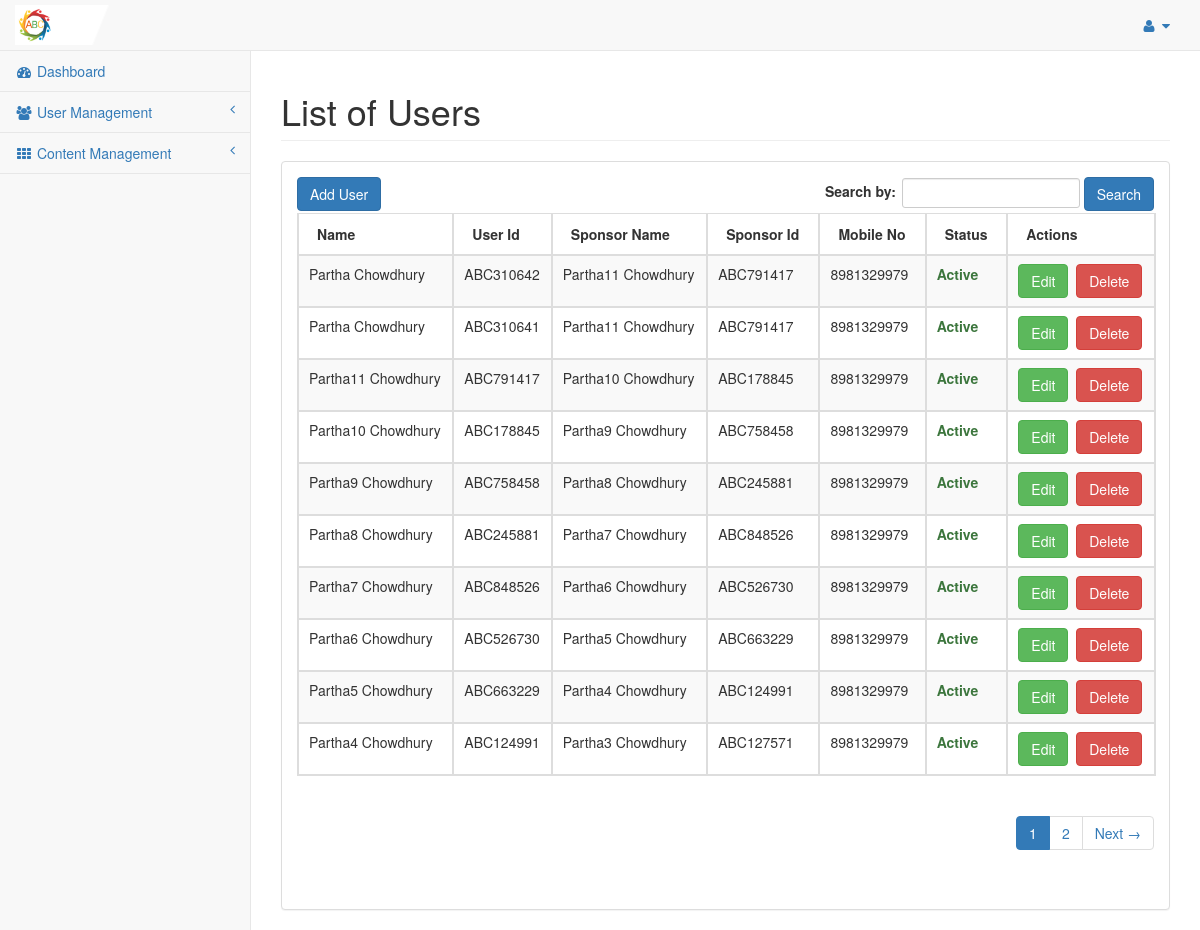
Before: /index.php/admin/user/user_list with the older database file.
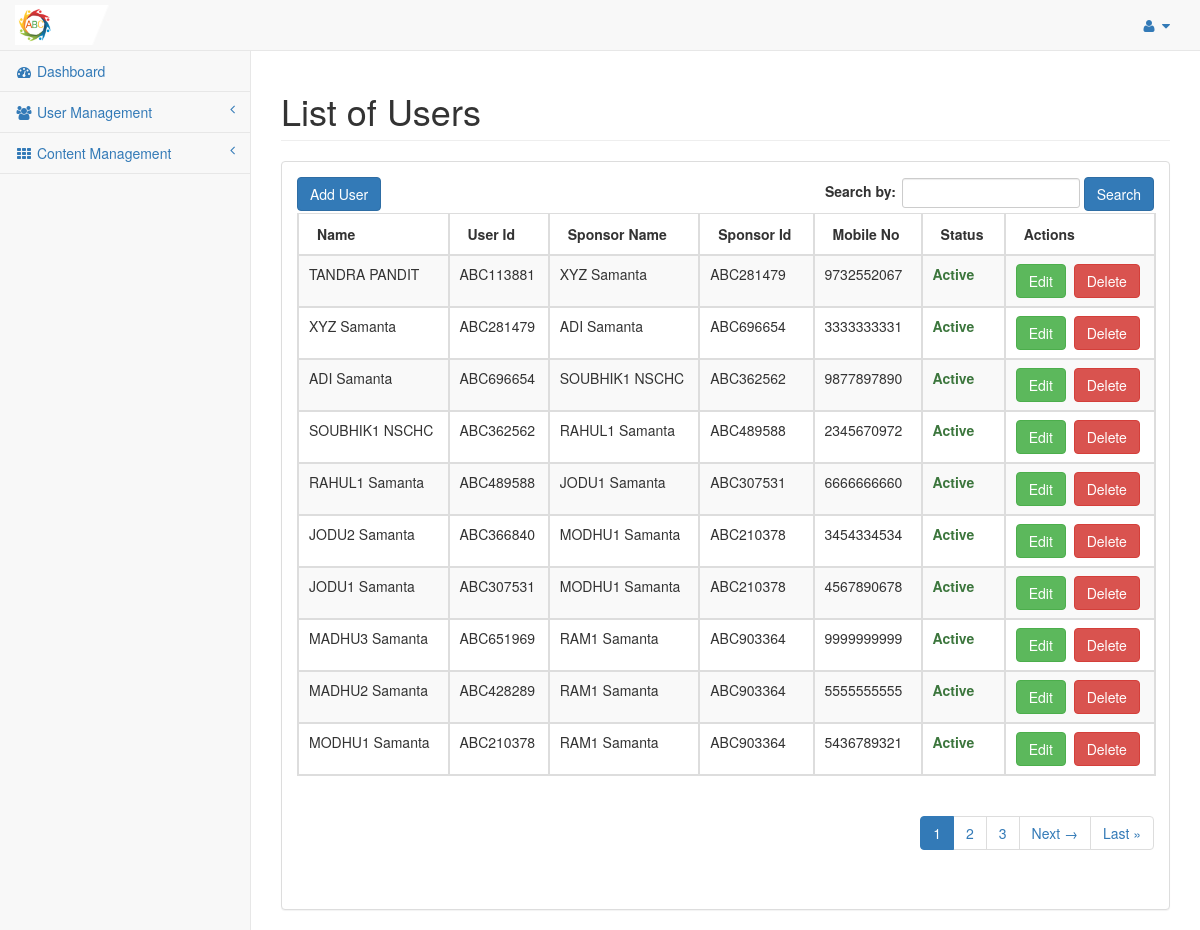
After: the same page with the newer database file.
### tables this page shows
CREATE TABLE `abc_users` (
  `user_id` int(11) NOT NULL,
  `sponsor_id` varchar(255) NOT NULL,
  `first_name` varchar(255) NOT NULL,
  `last_name` varchar(255) NOT NULL,
  `email` varchar(255) NOT NULL,
  `password` varchar(255) NOT NULL,
  `original_password` varchar(255) NOT NULL,
  `mobile_no` varchar(255) NOT NULL,
  `address` text NOT NULL,
  `city` varchar(255) NOT NULL,
  `district` varchar(255) NOT NULL,
  `post_code` varchar(255) NOT NULL,
  `state_id` int(11) NOT NULL,
  `nominee_info` text NOT NULL,
  `nominee_relation` tinytext NOT NULL,
  `about_me` text NOT NULL,
  `pnr1` varchar(255) NOT NULL,
  `pnr2` varchar(255) NOT NULL,
  `pnr3` varchar(255) NOT NULL,
  `parent_id` int(11) NOT NULL,
  `status` enum('Y','N') NOT NULL DEFAULT 'N',
  `last_login` int(11) NOT NULL,
  `approved_on` int(11) NOT NULL,
  `date_added` int(11) NOT NULL,
  `date_modified` int(11) NOT NULL
);

### application/controllers/admin/User.php (called while the page is built, shortened)
<?php
	class User extends CI_Controller {
		public $data = array();
		public function __construct(){
			$this->load->model('userdata');
			$this->data = $this->defaultdata->getBackendDefaultData();
		}
		public function user_list()
		{
			$like = array();
			parse_str($_SERVER['QUERY_STRING'], $like);
			unset($like['page']);
			$search_key = $this->input->get('search_key');
			if(isset($search_key) && $search_key){
				$this->data['search_key'] = $search_key;
			}else{
				$this->data['search_key'] = '';
			}
			$user_data = $this->userdata->grab_user_list(null, $like);
			$config['base_url'] = base_url('admin/user-list');
			$config['total_rows'] = count($user_data);
			$pagination = $this->config->item('pagination');
			$pagination = array_merge($config, $pagination);
			$this->pagination->initialize($pagination);
			$this->data['page'] = ($this->input->get('page')) ? $this->input->get('page') : 0;
			$this->data['pagination'] = $this->pagination->create_links();
			$user_paginated_data = $this->userdata->grab_user_list($this->data['page'], $like);
			$this->data['user_details'] = $user_paginated_data;
			$this->load->view('admin/user_list', $this->data);
		}
	}
?>

### index.php (called while the page is built, shortened)
<?php
require_once BASEPATH.'core/CodeIgniter.php';

### application/models/Userdata.php (called while the page is built, shortened)
<?php
class Userdata extends CI_Model {
	public function grab_user_list($page=null, $like){
		$likes = '';
		if(is_numeric($page)){
			$sql = "SELECT A.user_id AS id, A.first_name AS first_name, A.last_name AS last_name, A.mobile_no, A.sponsor_id AS user_id, A.status, B.first_name AS parent_first_name, B.last_name AS parent_last_name, B.sponsor_id FROM ".TABLE_USER." A, ".TABLE_USER." B WHERE A.parent_id = B.user_id ".$likes." ORDER BY A.user_id DESC LIMIT ".$page.", ".PAGINATION_PER_PAGE;
		}else{
			$sql = "SELECT A.user_id AS id, A.first_name AS first_name, A.last_name AS last_name, A.mobile_no, A.sponsor_id AS user_id, A.status, B.first_name AS parent_first_name, B.last_name AS parent_last_name, B.sponsor_id FROM ".TABLE_USER." A, ".TABLE_USER." B WHERE A.parent_id = B.user_id ".$likes." ORDER BY A.user_id DESC";
		}
		$query = $this->db->query($sql);
		return $query->result();
	}
}

### application/config/config.php (called while the page is built, shortened)
<?php
switch(ENVIRONMENT){
	case "development":
		$config['base_url'] = 'http://localhost/abc_git/';
	break;
}
$config['index_page'] = 'index.php';
$config['uri_protocol']	= 'REQUEST_URI';
$config['url_suffix'] = '';
$config['language']	= 'english';
$config['charset'] = 'UTF-8';
$config['enable_hooks'] = FALSE;
$config['subclass_prefix'] = 'MY_';
$config['composer_autoload'] = FALSE;
$config['permitted_uri_chars'] = 'a-z 0-9~%.:_\-';
$config['enable_query_strings'] = FALSE;
$config['controller_trigger'] = 'c';
$config['function_trigger'] = 'm';
$config['directory_trigger'] = 'd';
$config['allow_get_array'] = TRUE;
$config['log_threshold'] = 4;
$config['log_path'] = '';
$config['log_file_extension'] = '';
$config['log_file_permissions'] = 0644;
$config['log_date_format'] = 'Y-m-d H:i:s';
$config['error_views_path'] = '';
$config['cache_path'] = '';
$config['cache_query_string'] = FALSE;
$config['encryption_key'] = 'E)H@McQfTjWmZq4t7w!z%C*F-JaNdRgUkXp2s5u8x/A?D(G+KbPeShVmYq3t6w9y';
$config['sess_driver'] = 'files';
$config['sess_cookie_name'] = 'ci_session';
$config['sess_expiration'] = 7200;
$config['sess_save_path'] = NULL;
$config['sess_match_ip'] = FALSE;
$config['sess_time_to_update'] = 300;
$config['sess_regenerate_destroy'] = FALSE;
$config['cookie_prefix']	= '';
$config['cookie_domain']	= '';
$config['cookie_path']		= '/';
$config['cookie_secure']	= FALSE;
$config['cookie_httponly'] 	= FALSE;
$config['standardize_newlines'] = FALSE;
$config['global_xss_filtering'] = FALSE;
$config['csrf_protection'] = FALSE;
$config['csrf_token_name'] = 'csrf_test_name';
$config['csrf_cookie_name'] = 'csrf_cookie_name';
$config['csrf_expire'] = 7200;
$config['csrf_regenerate'] = TRUE;
$config['csrf_exclude_uris'] = array();
$config['compress_output'] = FALSE;
$config['time_reference'] = 'local';
$config['rewrite_short_tags'] = FALSE;
$config['proxy_ips'] = '';

### application/views/admin/user_list.php (the view, shortened to what the changed rows need)
<?php echo $head;?>
<div id="wrapper">
	<div id="page-wrapper" style="min-height: 374px;">
    <div class="row">
        <div class="col-lg-12">
            <h1 class="page-header">List of Users</h1>
        </div>
    </div>
    <div class="row">
        <div class="col-lg-12">
            <div class="panel panel-default">
				<div class="panel-body">
					<div id="dataTables-example_wrapper" class="dataTables_wrapper form-inline dt-bootstrap no-footer">
					  <div class="row">
						 <div class="col-sm-12">
							<table width="100%" class="table table-striped table-bordered table-hover dataTable no-footer dtr-inline" id="dataTables-example" role="grid" aria-describedby="dataTables-example_info" style="width: 100%;">
							   <thead>
								  <tr role="row">
									<th>Name</th>
									<th>User Id</th>
									<th>Sponsor Name</th>
									<th>Sponsor Id</th>
									<th>Mobile No</th>
									<th>Status</th>
									<th>Actions</th>
								  </tr>
							   </thead>
							   <tbody>
							    <?php if(!empty($user_details)){ ?>
								<?php foreach($user_details AS $detail) {?>
								  <tr class="gradeA odd" role="row">
									 <td><?php echo $detail->first_name.' '.$detail->last_name;?></td>
									 <td><?php echo $detail->user_id;?></td>
									 <td><?php echo $detail->parent_first_name.' '.$detail->parent_last_name;?></td>
									 <td><?php echo $detail->sponsor_id;?></td>
									 <td><?php echo $detail->mobile_no;?></td>
									 <td class="center"><?php echo ($detail->status == 'Y' ? '<strong class="text-success">Active</strong>' : '<strong class="text-danger">Inactive</strong>');?></td>
									 <td class="center">
										<a href="<?php echo base_url('admin/user-edit/'.$detail->id);?>" class="btn btn-success" title="Edit">Edit</a>&nbsp;
										<?php
											if($detail->status == 'Y'){
										?>
										<a href="javascript:void(0);" onclick="onDeleteConfirm('<?php echo base_url('admin/user/user_delete/'.$detail->id);?>');" class="btn btn-danger" title="Delete">Delete<a>
										<?php
											}
										?>
									</td>
								  </tr>
								  <?php } ?>
								  <?php }else{ ?>
								  <tr class="gradeA odd" role="row"><td colspan="7" style="text-align:center;">No records found</td></tr>
								  <?php } ?>
							   </tbody>
							</table>
						 </div>
					  </div>
					 <div class="pagination" style="float:right;">
						<?php echo $pagination ?>
					</div>
					</div>
					</div>
            </div>
        </div>
    </div>
</div>
</div>
<?php echo $footer; ?>

Changed rows visible on the page:
no longer on this page (row edited): abc_users: first_name "Partha", last_name "Chowdhury", sponsor "ABC310642", abc_users.first_name "Partha11", abc_users.last_name "Chowdhury", abc_users.sponsor_id "ABC791417", mobile_no "8981329979", status "Active"
no longer on this page (row edited): abc_users: first_name "Partha", last_name "Chowdhury", sponsor "ABC310641", abc_users.first_name "Partha11", abc_users.last_name "Chowdhury", abc_users.sponsor_id "ABC791417", mobile_no "8981329979", status "Active"
no longer on this page (row edited): abc_users: first_name "Partha11", last_name "Chowdhury", sponsor "ABC791417", abc_users.first_name "Partha10", abc_users.last_name "Chowdhury", abc_users.sponsor_id "ABC178845", mobile_no "8981329979", status "Active"
no longer on this page (row edited): abc_users: first_name "Partha10", last_name "Chowdhury", sponsor "ABC178845", abc_users.first_name "Partha9", abc_users.last_name "Chowdhury", abc_users.sponsor_id "ABC758458", mobile_no "8981329979", status "Active"
no longer on this page (row edited): abc_users: first_name "Partha9", last_name "Chowdhury", sponsor "ABC758458", abc_users.first_name "Partha8", abc_users.last_name "Chowdhury", abc_users.sponsor_id "ABC245881", mobile_no "8981329979", status "Active"
no longer on this page (row edited): abc_users: first_name "Partha8", last_name "Chowdhury", sponsor "ABC245881", abc_users.first_name "Partha7", abc_users.last_name "Chowdhury", abc_users.sponsor_id "ABC848526", mobile_no "8981329979", status "Active"
no longer on this page (row edited): abc_users: first_name "Partha7", last_name "Chowdhury", sponsor "ABC848526", abc_users.first_name "Partha6", abc_users.last_name "Chowdhury", abc_users.sponsor_id "ABC526730", mobile_no "8981329979", status "Active"
no longer on this page (row edited): abc_users: first_name "Partha6", last_name "Chowdhury", sponsor "ABC526730", abc_users.first_name "Partha5", abc_users.last_name "Chowdhury", abc_users.sponsor_id "ABC663229", mobile_no "8981329979", status "Active"
no longer on this page (row edited): abc_users: first_name "Partha5", last_name "Chowdhury", sponsor "ABC663229", abc_users.first_name "Partha4", abc_users.last_name "Chowdhury", abc_users.sponsor_id "ABC124991", mobile_no "8981329979", status "Active"
no longer on this page (row edited): abc_users: first_name "Partha4", last_name "Chowdhury", sponsor "ABC124991", abc_users.first_name "Partha3", abc_users.last_name "Chowdhury", abc_users.sponsor_id "ABC127571", mobile_no "8981329979", status "Active"
added abc_users: first_name "TANDRA", last_name "PANDIT", sponsor "ABC113881", abc_users.first_name "XYZ", abc_users.last_name "Samanta", abc_users.sponsor_id "ABC281479", mobile_no "9732552067", status "Active"
added abc_users: first_name "XYZ", last_name "Samanta", sponsor "ABC281479", abc_users.first_name "ADI", abc_users.last_name "Samanta", abc_users.sponsor_id "ABC696654", mobile_no "3333333331", status "Active"
added abc_users: first_name "ADI", last_name "Samanta", sponsor "ABC696654", abc_users.first_name "SOUBHIK1", abc_users.last_name "NSCHC", abc_users.sponsor_id "ABC362562", mobile_no "9877897890", status "Active"
added abc_users: first_name "SOUBHIK1", last_name "NSCHC", sponsor "ABC362562", abc_users.first_name "RAHUL1", abc_users.last_name "Samanta", abc_users.sponsor_id "ABC489588", mobile_no "2345670972", status "Active"
added abc_users: first_name "RAHUL1", last_name "Samanta", sponsor "ABC489588", abc_users.first_name "JODU1", abc_users.last_name "Samanta", abc_users.sponsor_id "ABC307531", mobile_no "6666666660", status "Active"
added abc_users: first_name "JODU2", last_name "Samanta", sponsor "ABC366840", abc_users.first_name "MODHU1", abc_users.last_name "Samanta", abc_users.sponsor_id "ABC210378", mobile_no "3454334534", status "Active"
added abc_users: first_name "JODU1", last_name "Samanta", sponsor "ABC307531", abc_users.first_name "MODHU1", abc_users.last_name "Samanta", abc_users.sponsor_id "ABC210378", mobile_no "4567890678", status "Active"
added abc_users: first_name "MADHU3", last_name "Samanta", sponsor "ABC651969", abc_users.first_name "RAM1", abc_users.last_name "Samanta", abc_users.sponsor_id "ABC903364", mobile_no "9999999999", status "Active"
added abc_users: first_name "MADHU2", last_name "Samanta", sponsor "ABC428289", abc_users.first_name "RAM1", abc_users.last_name "Samanta", abc_users.sponsor_id "ABC903364", mobile_no "5555555555", status "Active"
added abc_users: first_name "MODHU1", last_name "Samanta", sponsor "ABC210378", abc_users.first_name "RAM1", abc_users.last_name "Samanta", abc_users.sponsor_id "ABC903364", mobile_no "5436789321", status "Active"
Other visible differences:
$pagination: "1 2 Next →" → "1 2 3 Next → Last »"
